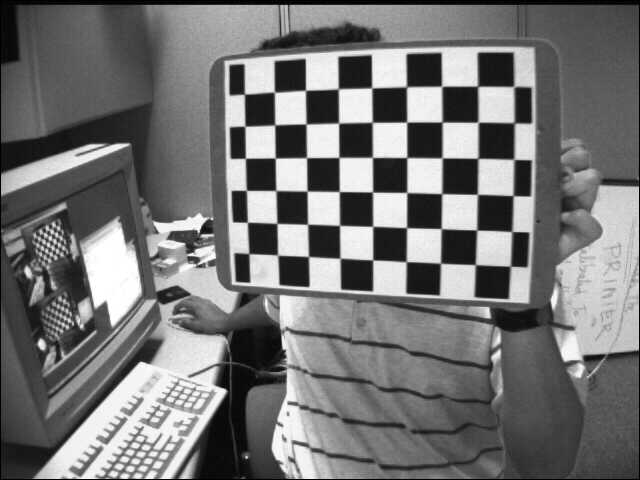
//> input picture images/stereo_vision/left01.jpg, 640 x 480 px
$ ./fundamental_matrix_estimation   (built with g++ and OpenCV 4)
//> lines starting //> are read from the running program, lines starting //| are printed output that depends on the picture; after the words box and inside, x2 and y2 are one past the last pixel; in counts of white or black regions, pixels touching at a corner belong together
#include <opencv2/opencv.hpp>

void estimateFundamentalMatrix()
{

    int numBoards = 0; //minimum 4
    int numCornersHor; //usually 9
    int numCornersVer; //usually 6
    float square_size; //in our case it is 0.025192


    numBoards = 10;
    numCornersHor=9;
    numCornersVer=6;
    square_size= 0.025192;

    int numSquares = numCornersHor * numCornersVer;
    cv::Size board_sz = cv::Size(numCornersHor, numCornersVer);


    std::vector<cv::Point2f> corners_left,corners_right ;
//    std::vector<cv::Point2f> left_imagePoints, right_imagePoints;
    std::vector<cv::KeyPoint> corners_left_keypoints, corners_right_keypoints;


    cv::Mat left_image, right_image,left_image_gray, right_image_gray ;
    std::string left_image_path, right_image_path;
    left_image_path="../images/stereo_vision/left01.jpg";
    right_image_path="../images/stereo_vision/right01.jpg";

    left_image=cv::imread(left_image_path);
//> left_image is the input picture: 480 rows x 640 cols, CV_8UC3; min 0, max 255, mean 116.6
    right_image=cv::imread(right_image_path);
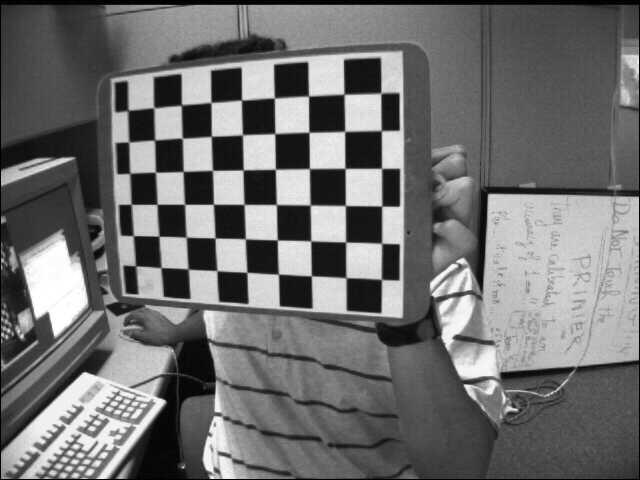
//> input picture images/stereo_vision/right01.jpg, 640 x 480 px
//> right_image is the input picture: 480 rows x 640 cols, CV_8UC3; min 0, max 255, mean 111.4

    cv::findChessboardCorners(right_image, board_sz, corners_right, cv::CALIB_CB_ADAPTIVE_THRESH | cv::CALIB_CB_FILTER_QUADS);
//> corners_right = 54 Points (x, y), first 12: [128.5, 110.4], [153.8, 107.6], [181.5, 105], [211.1, 102.6], [241.5, 100], [274.5, 98.17], [308.6, 96.19], [344.1, 94.23], [380.8, 93.25], [128.8, 142.2], [154.8, 140], [182.1, 138.2]
    cv::findChessboardCorners(left_image, board_sz, corners_left, cv::CALIB_CB_ADAPTIVE_THRESH | cv::CALIB_CB_FILTER_QUADS);
//> corners_left = 54 Points (x, y), first 12: [244.4, 94.33], [274.6, 92.24], [305.5, 90.4], [338.4, 88.84], [371.6, 87.98], [406.8, 86.92], [441.6, 86.37], [477.6, 86.38], [514, 86.8], [245, 126.5], [275, 124.8], [306, 124]


    cv::cvtColor(left_image,left_image_gray,cv::COLOR_RGB2GRAY);
    cv::cvtColor(right_image,right_image_gray,cv::COLOR_RGB2GRAY);

    cv::cornerSubPix(left_image_gray,corners_left, cv::Size(11, 11), cv::Size(-1, -1), cv::TermCriteria(cv::TermCriteria::MAX_ITER|cv::TermCriteria::EPS, 30, 0.1));
//> corners_left = 54 Points (x, y), first 12: [244.4, 94.14], [274.4, 92.21], [305.5, 90.31], [338.3, 88.8], [371.7, 87.88], [406.5, 86.71], [441.6, 86.25], [477.6, 86.22], [513.8, 86.53], [244.9, 126.2], [274.7, 124.9], [306.1, 124]
    cv::cornerSubPix(right_image_gray,corners_right, cv::Size(11, 11), cv::Size(-1, -1), cv::TermCriteria(cv::TermCriteria::MAX_ITER|cv::TermCriteria::EPS, 30, 0.1));
//> corners_right = 54 Points (x, y), first 12: [127.7, 110.5], [153.8, 107.8], [181.4, 105.1], [211, 102.4], [241.5, 100.1], [274.4, 97.99], [308.5, 96.06], [344.1, 94.25], [380.8, 93.08], [128.8, 142], [154.7, 140], [182.2, 138.2]

    std::vector< cv::DMatch > good_matches;
    for(std::size_t i=0;i<corners_right.size();i++)
    {
        cv::KeyPoint left_keypoint,right_keypoint;
        left_keypoint.pt=corners_left.at(i);
        right_keypoint.pt=corners_right.at(i);
        corners_left_keypoints.push_back(left_keypoint);
        corners_right_keypoints.push_back(right_keypoint);


        cv::DMatch match;
        match.imgIdx;
        match.queryIdx=i;
        match.trainIdx=i;
        good_matches.push_back(match);

    }
//> this loop made 54 passes


// [6 lines of commented-out code are left out]

    cv::Mat img_matches;
    cv::drawMatches( left_image,corners_left_keypoints, right_image, corners_right_keypoints,
    good_matches, img_matches, cv::Scalar::all(-1), cv::Scalar::all(-1),
    std::vector<char>(), cv::DrawMatchesFlags::NOT_DRAW_SINGLE_POINTS );
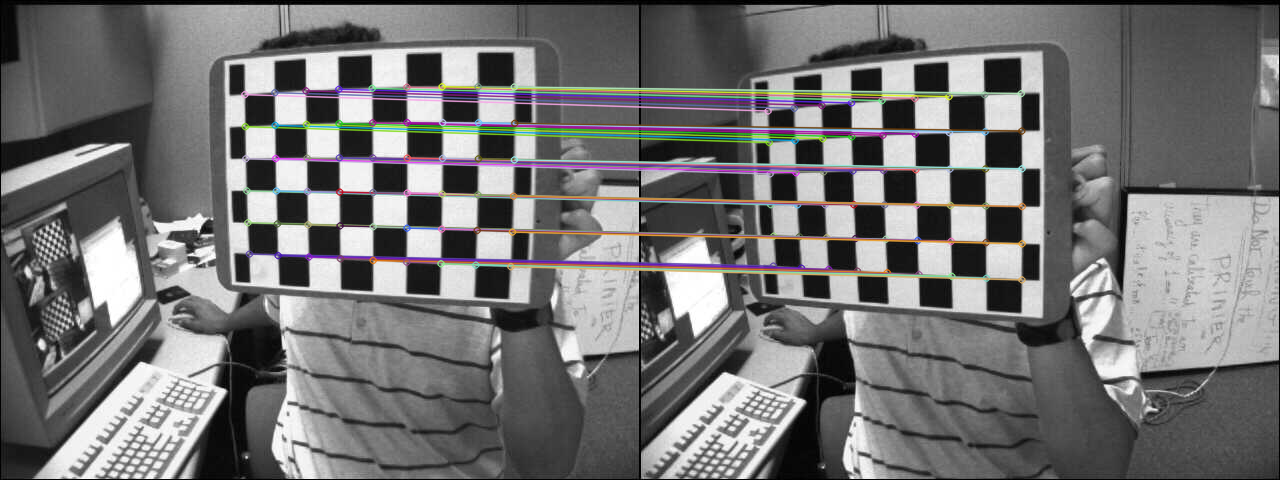
//> img_matches: 480 rows x 1280 cols, CV_8UC3; mean B, G, R 115, 114.8, 115.5
    cv::imwrite("matches.jpg",img_matches);

    cv::imshow("matches",img_matches);
    cv::waitKey(0);


    cv::Mat F= cv::findFundamentalMat(corners_left, corners_right, cv::FM_7POINT);
//> F = [[9.7e-07, -6.93e-05, 0.013], [5.93e-05, 1.67e-06, 0.000783], [-0.0121, -0.00654, 1]]
    std::cout<<F <<std::endl;
//| [9.701786235650291e-07, -6.934638889222136e-05, 0.01297724757312147;
//|  5.929044293045163e-05, 1.669123331870657e-06, 0.0007827105158049371;
//|  -0.01205367127929945, -0.006541891287866305, 0.9999999999999999]


    cv::Mat left_image_cornor_points=cv::Mat(corners_left);
//> left_image_cornor_points = 54 pairs, first value 244.4 to 514.3, second value 86.22 to 266.2
    cv::Mat right_image_cornor_points=cv::Mat(corners_right);
//> right_image_cornor_points = 54 pairs, first value 127.6 to 381.7, second value 93.08 to 279.4


    std::vector<cv::Vec3f> left_lines, right_lines;


    cv::computeCorrespondEpilines(left_image_cornor_points, 1, F, right_lines);
//> right_lines = 54 items, first 12: [0.4, 0.92, -152.3], [0.37, 0.93, -157.2], [0.35, 0.94, -161.3], [0.32, 0.95, -165], [0.3, 0.95, -168.4], [0.28, 0.96, -171.2], [0.26, 0.96, -173.9], [0.25, 0.97, -176.3], [0.23, 0.97, -178.5], [0.28, 0.96, -172.1], [0.26, 0.97, -175], [0.24, 0.97, -177.7]
    cv::computeCorrespondEpilines(right_image_cornor_points, 2, F, left_lines);
//> left_lines = 54 items, first 12: [-0.33, -0.94, 170], [-0.31, -0.95, 172.1], [-0.29, -0.96, 173.8], [-0.27, -0.96, 175.3], [-0.25, -0.97, 176.6], [-0.23, -0.97, 177.7], [-0.21, -0.98, 178.7], [-0.2, -0.98, 179.5], [-0.18, -0.98, 180.2], [-0.22, -0.97, 178], [-0.21, -0.98, 179], [-0.19, -0.98, 179.9]


    for(std::size_t i=0;i<right_lines.size();i++)
    {

        std::cout<<right_lines.at(i) <<std::endl;
        cv::Vec3f l=right_lines.at(i);


        double a=l.val[0];
        double b=l.val[1];
        double c=l.val[2];

        /*ax+by+c=0*/
        double x0,y0,x1,y1;
        x0=0;
        y0=(-c-a*x0)/b;

        std::cout<<"x0: "<< x0<<" y0: " <<y0<<std::endl;


        x1=right_image.cols;
        y1=(-c-a*x1)/b;

        std::cout<<"x1: "<< x1<<" y1: " <<y1<<std::endl;

        right_image.rows;
        right_image.cols;


        //cv::line(right_image, cvPoint(x0,y0), cvPoint(right_image.cols,right_image.rows), cvScalar(0,255,0), 1);
        cv::line(right_image, cv::Point(x0,y0), cv::Point(x1,y1), cv::Scalar(0,255,0), 1);
        cv::imshow("right_image_epipolarline",right_image);
        cv::waitKey(0);
    }
//> this loop made 54 passes
//> (a, b, c, y0, y1) on passes 1 to 12: (0.398, 0.918, -152.3, 166, -111.3), (0.37, 0.929, -157.2, 169.2, -85.59), (0.345, 0.938, -161.3, 171.9, -63.73), (0.322, 0.947, -165, 174.3, -43.64), (0.301, 0.954, -168.4, 176.6, -25.26), (0.282, 0.959, -171.2, 178.5, -9.7), (0.264, 0.964, -173.9, 180.3, 5), (0.247, 0.969, -176.3, 182, 18.66), (0.232, 0.973, -178.5, 183.5, 31.06), (0.277, 0.961, -172, 179, -5.16), (0.256, 0.967, -175, 181, 11.24), (0.237, 0.971, -177.7, 182.9, 26.5)
//| [0.397591, 0.917563, -152.334]
//| x0: 0 y0: 166.02
//| x1: 640 y1: -111.299
//| [0.369842, 0.929095, -157.176]
//> (the first 4 of 24 printed lines)
//> (output is shown up to pass 8 of 54)
//> pass 1, in estimateFundamentalMatrix, `cv::imshow("right_image_epipolarline",right_image);`:
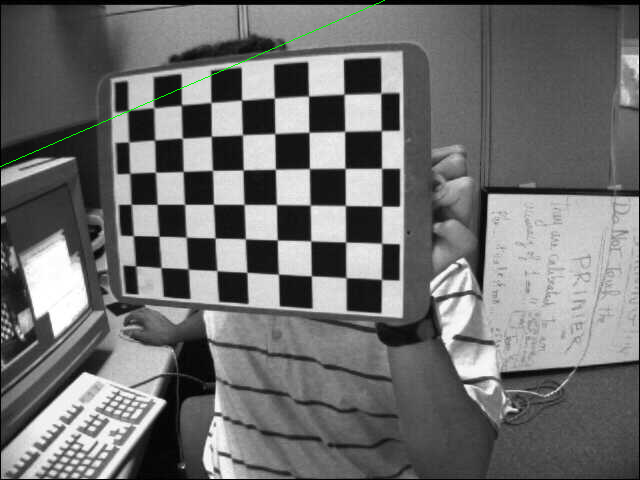
//> window 'right_image_epipolarline': 480 rows x 640 cols, CV_8UC3; mean B, G, R 111.3, 111.6, 111.3
//> pass 2, in estimateFundamentalMatrix, `cv::imshow("right_image_epipolarline",right_image);`:
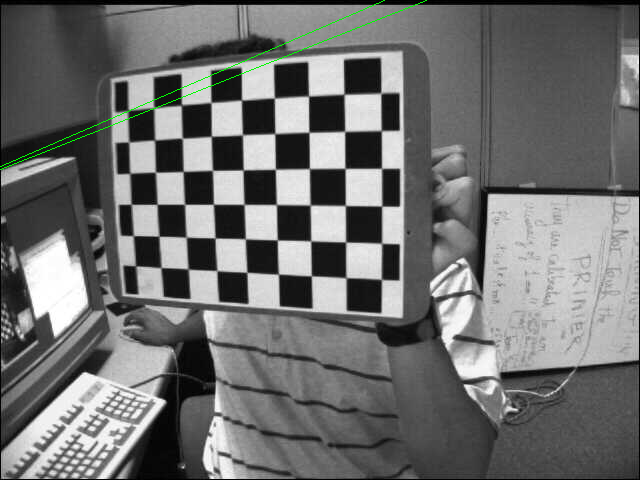
//> window 'right_image_epipolarline': 480 rows x 640 cols, CV_8UC3; mean B, G, R 111.2, 111.9, 111.2
//> after the loop:
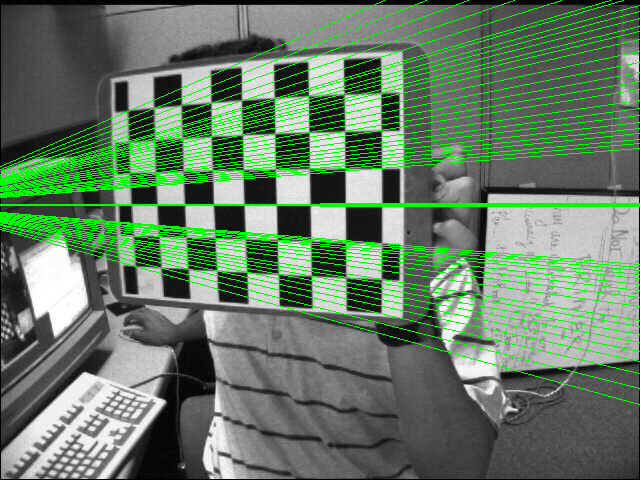
//> right_image: 480 rows x 640 cols, CV_8UC3; 9.55% of pixels changed, all inside (x1, y1, x2, y2) = (0, 0, 640, 405)


/*

   ┌u'1u1   u'1v1   u'1   v'1u1   v'1v1   v'1   u1   v1   1┐   ┌f11┐
   |u'2u2   u'2v2   u'2   v'2u2   v'2v2   v'2   u2   v2   1|   |f12|
   |u'3u3   u'3v3   u'3   v'3u3   v'3v3   v'3   u3   v3   1|   |f13|
   |u'4u4   u'4v4   u'4   v'4u4   v'4v4   v'4   u4   v4   1|   |f21|
   |u'5u5   u'5v5   u'5   v'5u5   v'5v5   v'5   u5   v5   1| * |f22|=0
   |u'6u6   u'6v6   u'6   v'6u6   v'6v6   v'6   u6   v6   1|   |f23|
   |u'7u7   u'7v7   u'7   v'7u7   v'7v7   v'7   u7   v7   1|   |f31|
   └u'8u8   u'8v8   u'8   v'8u8   v'8v8   v'8   u8   v8   1┘   |f32|
                                                               └f33┘
*/

    cv::Mat left_cameraMatrix, right_cameraMatrix, left_distCoeffs,right_distCoeffs;
    left_cameraMatrix = cv::Mat::eye(3, 3, CV_64F);
    right_cameraMatrix = cv::Mat::eye(3, 3, CV_64F);


    cv::undistortPoints(left_image_cornor_points, left_image_cornor_points, left_cameraMatrix, left_distCoeffs, cv::Mat(), left_cameraMatrix);
    cv::undistortPoints(right_image_cornor_points, right_image_cornor_points, right_cameraMatrix, right_distCoeffs, cv::Mat(), right_cameraMatrix);


//    cv::SVD svd;
//    svd.

/*
    CV_FM_7POINT
    CV_FM_8POINT
    CV_FM_RANSAC
    CV_FM_LMEDS
*/
//    cv::Mat F= cv::findFundamentalMat(points1, points2, CV_FM_8POINT);

}

// [110 lines left out: function findFundamentalMatrix, not called in this run]

int main(int argc, char ** argv11)
{
    estimateFundamentalMatrix();
}
